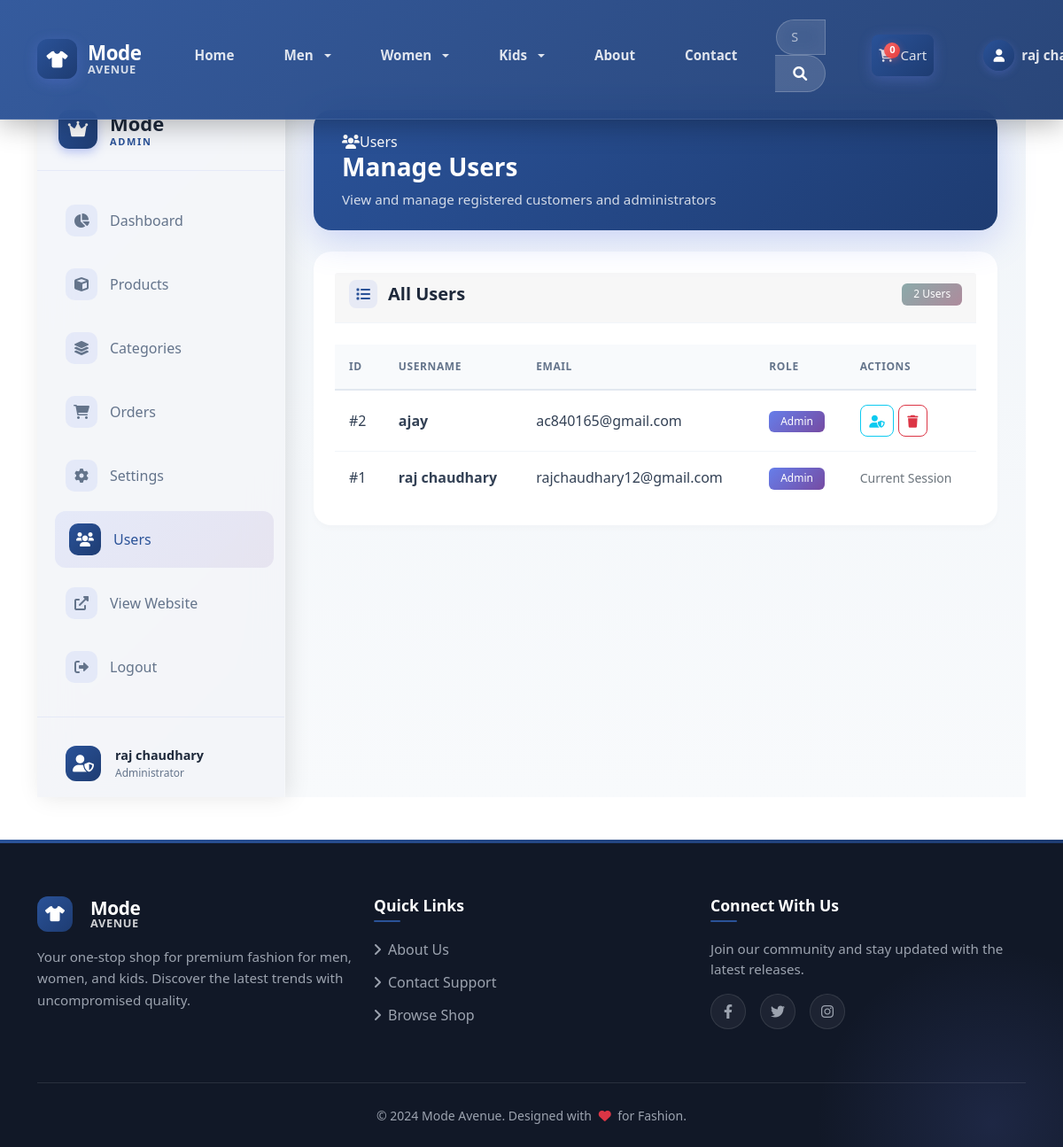
The app's page /admin/users (signed in) with its own data.
### models.py (models this page shows, shortened)
class User(db.Model):
    id = db.Column(db.Integer, primary_key=True)
    username = db.Column(db.String(20), unique=True, nullable=False)
    email = db.Column(db.String(120), unique=True, nullable=False)
    password = db.Column(db.String(255), nullable=False)  # Increased from 60 to 255
    is_admin = db.Column(db.Boolean, default=False)

### admin/routes.py (the view)
@admin.route('/users')
@admin_required
def users():
    page = request.args.get('page', 1, type=int)
    users_list = User.query.order_by(User.id.desc()).paginate(page=page, per_page=20)
    return render_template('admin/users.html', title='Manage Users', users=users_list)

### app.py (called while the page is built)
def admin_required(f):
    from functools import wraps
    @wraps(f)
    def decorated_function(*args, **kwargs):
        if 'user_id' not in session:
            flash('Please log in to access this page.', 'warning')
            return redirect(url_for('admin.admin_login', next=request.url))
        if not session.get('is_admin', False):
            flash('Admin access required.', 'danger')
            return redirect(url_for('admin.admin_login'))
        return f(*args, **kwargs)
    return decorated_function

### templates/admin/users.html (shortened to what this page needs)
{% extends "base.html" %}
{% block content %}
<div class="admin-dashboard">
    <div class="admin-sidebar">
        <div class="sidebar-header">
            <div class="admin-logo">
                <div class="logo-icon"><i class="fas fa-crown"></i></div>
                <div class="logo-text"><span class="logo-main">Mode</span><span class="logo-sub">Admin</span></div>
            </div>
        </div>
        <nav class="sidebar-nav">
            <a href="{{ url_for('admin.dashboard') }}" class="nav-item"><div class="nav-icon"><i class="fas fa-chart-pie"></i></div><span>Dashboard</span></a>
            <a href="{{ url_for('admin.products') }}" class="nav-item"><div class="nav-icon"><i class="fas fa-cube"></i></div><span>Products</span></a>
            <a href="{{ url_for('admin.categories') }}" class="nav-item"><div class="nav-icon"><i class="fas fa-layer-group"></i></div><span>Categories</span></a>
            <a href="{{ url_for('admin.orders') }}" class="nav-item"><div class="nav-icon"><i class="fas fa-shopping-cart"></i></div><span>Orders</span></a>
            <a href="{{ url_for('admin.settings') }}" class="nav-item"><div class="nav-icon"><i class="fas fa-cog"></i></div><span>Settings</span></a>
            <a href="{{ url_for('admin.users') }}" class="nav-item active"><div class="nav-icon"><i class="fas fa-users"></i></div><span>Users</span></a>
            <a href="{{ url_for('main.home') }}" class="nav-item">
                <div class="nav-icon">
                    <i class="fas fa-external-link-alt"></i>
                </div>
                <span>View Website</span>
            </a>
            <a href="{{ url_for('admin.admin_logout') }}" class="nav-item logout">
                <div class="nav-icon">
                    <i class="fas fa-sign-out-alt"></i>
                </div>
                <span>Logout</span>
            </a>
        </nav>
        <div class="sidebar-footer">
            <div class="admin-profile">
                <div class="profile-avatar"><i class="fas fa-user-shield"></i></div>
                <div class="profile-info"><span class="profile-name">{{ session.username }}</span><span class="profile-role">Administrator</span></div>
            </div>
        </div>
    </div>
    <div class="admin-main">
        <div class="admin-header-section">
            <div class="header-content">
                <div class="header-left">
                    <div class="welcome-badge"><i class="fas fa-users"></i><span>Users</span></div>
                    <h1 class="main-title">Manage Users</h1>
                    <p class="subtitle">View and manage registered customers and administrators</p>
                </div>
            </div>
        </div>
        <div class="content-card">
            <div class="card-header">
                <div class="header-title">
                    <div class="title-icon"><i class="fas fa-list"></i></div>
                    <h3>All Users</h3>
                </div>
                <span class="badge bg-secondary">{{ users.total }} Users</span>
            </div>
            <div class="table-responsive">
                <table class="table">
                    <thead>
                        <tr>
                            <th>ID</th>
                            <th>Username</th>
                            <th>Email</th>
                            <th>Role</th>
                            <th>Actions</th>
                        </tr>
                    </thead>
                    <tbody>
                        {% for user in users.items %}
                        <tr>
                            <td>#{{ user.id }}</td>
                            <td><strong>{{ user.username }}</strong></td>
                            <td>{{ user.email }}</td>
                            <td>
                                {% if user.is_admin %}
                                    <span class="badge bg-primary">Admin</span>
                                {% else %}
                                    <span class="badge bg-secondary">Customer</span>
                                {% endif %}
                            </td>
                            <td>
                                {% if user.id != session.user_id %}
                                    <form action="{{ url_for('admin.toggle_admin', user_id=user.id) }}" method="POST" class="d-inline" onsubmit="return confirm('Change administrator status for this user?');">
                                        <button type="submit" class="btn btn-sm btn-outline-info" title="Toggle Admin Role">
                                            <i class="fas fa-user-shield"></i>
                                        </button>
                                    </form>
                                    <form action="{{ url_for('admin.delete_user', user_id=user.id) }}" method="POST" class="d-inline" onsubmit="return confirm('Delete this user? This action cannot be undone.');">
                                        <button type="submit" class="btn btn-sm btn-outline-danger" title="Delete User">
                                            <i class="fas fa-trash"></i>
                                        </button>
                                    </form>
                                {% else %}
                                    <span class="text-muted"><small>Current Session</small></span>
                                {% endif %}
                            </td>
                        </tr>
                        {% endfor %}
                    </tbody>
                </table>
            </div>
        </div>
    </div>
</div>
{% endblock %}

### templates/admin/users.html (style rules this page uses)
.admin-dashboard { display:flex;min-height:100vh;background:linear-gradient(135deg,#2a5298 0%,#1e3c72 100%);font-family:'Segoe UI',system-ui,-apple-system,sans-serif; }
.admin-sidebar { width:280px;background:rgba(255,255,255,0.95);backdrop-filter:blur(20px);border-right:1px solid rgba(255,255,255,0.2);position:fixed;height:100vh;z-index:1000;display:flex;flex-direction:column;box-shadow:4px 0 24px rgba(0,0,0,0.1); }
.sidebar-header { padding:1.5rem;border-bottom:1px solid rgba(102,126,234,0.1);margin-bottom:0.5rem; }
.admin-logo { display:flex;align-items:center;gap:0.875rem; }
.logo-icon { width:44px;height:44px;background:linear-gradient(135deg,#2a5298,#1e3c72);border-radius:12px;display:flex;align-items:center;justify-content:center;color:white;font-size:1.25rem;box-shadow:0 4px 12px rgba(102,126,234,0.4);animation:pulse 2s infinite; }
.logo-text { display:flex;flex-direction:column;line-height:1.2; }
.logo-main { font-size:1.375rem;font-weight:700;color:#1e293b; }
.logo-sub { font-size:0.6875rem;color:#2a5298;font-weight:700;text-transform:uppercase;letter-spacing:0.15em; }
.sidebar-nav { padding:1rem;flex:1; }
.nav-item { display:flex;align-items:center;gap:0.875rem;padding:0.875rem 1rem;margin-bottom:0.5rem;color:#64748b;text-decoration:none;border-radius:12px;transition:all 0.3s ease; }
.nav-item:hover,.nav-item.active { background:linear-gradient(135deg,rgba(102,126,234,0.1),rgba(118,75,162,0.1));color:#2a5298;transform:translateX(4px); }
.nav-icon { width:36px;height:36px;border-radius:10px;background:rgba(102,126,234,0.1);display:flex;align-items:center;justify-content:center;font-size:1rem; }
.nav-item:hover .nav-icon,.nav-item.active .nav-icon { background:linear-gradient(135deg,#2a5298,#1e3c72);color:white; }
.admin-main { flex:1;margin-left:280px;padding:1.5rem 2rem;background:linear-gradient(180deg,#f1f5f9 0%,#f8fafc 100%);min-height:100vh; }
.admin-header-section { background:linear-gradient(135deg,#2a5298 0%,#1e3c72 100%);border-radius:20px;padding:1.5rem 2rem;margin-bottom:1.5rem;box-shadow:0 10px 40px rgba(102,126,234,0.3);position:relative;overflow:hidden;color:white; }
.main-title { font-size:1.75rem;font-weight:700;margin:0 0 0.5rem 0; }
.subtitle { color:rgba(255,255,255,0.8);margin:0;font-size:0.95rem; }
.content-card { background:white;border-radius:20px;padding:1.5rem;box-shadow:0 4px 6px rgba(0,0,0,0.02); }
.card-header { display:flex;justify-content:space-between;align-items:center;margin-bottom:1.5rem;padding-bottom:1rem;border-bottom:1px solid #f1f5f9; }
.header-title { display:flex;align-items:center;gap:0.75rem; }
.title-icon { width:32px;height:32px;background:rgba(102,126,234,0.1);color:#2a5298;display:flex;align-items:center;justify-content:center;border-radius:8px; }
.header-title h3 { margin:0;font-size:1.25rem;color:#1e293b;font-weight:600; }
.table { margin-bottom:0; }
.table th { background:#f8fafc;color:#64748b;font-weight:600;text-transform:uppercase;font-size:0.75rem;letter-spacing:0.05em;padding:1rem;border-top:none;border-bottom:2px solid #e2e8f0;white-space:nowrap; }
.table td { padding:1rem;vertical-align:middle;color:#334155;border-bottom:1px solid #f1f5f9; }
.table tr:last-child td { border-bottom:none; }
.table tbody tr { transition:all 0.2s ease; }
.badge { padding:0.4rem 0.8rem;border-radius:6px;font-weight:500; }
.bg-primary { background: linear-gradient(135deg, #667eea 0%, #764ba2 100%) !important; }
.bg-secondary { background: linear-gradient(135deg, #8baaaa 0%, #ae8b9c 100%) !important; }
.btn-sm { padding:0.4rem 0.6rem;border-radius:8px; }
.sidebar-footer { padding:1.5rem;border-top:1px solid rgba(102,126,234,0.1);margin-top:auto; }
.admin-profile { display:flex;align-items:center;gap:1rem;padding:0.5rem; }
.profile-avatar { width:40px;height:40px;background:linear-gradient(135deg,#2a5298,#1e3c72);border-radius:12px;color:white;display:flex;align-items:center;justify-content:center;font-size:1.2rem; }
.profile-info { display:flex;flex-direction:column; }
.profile-name { font-weight:600;color:#1e293b;font-size:0.9rem; }
.profile-role { font-size:0.75rem;color:#64748b; }

### records on screen
User: username "raj chaudhary", id "1", email "rajchaudhary12@gmail.com", is_admin "Admin", shows "Current Session"
User: id "2", username "ajay", email "ac840165@gmail.com", is_admin "Admin"

### other values on screen
{{ session.username }} "raj chaudh…"
{{ users.total }} "2"
